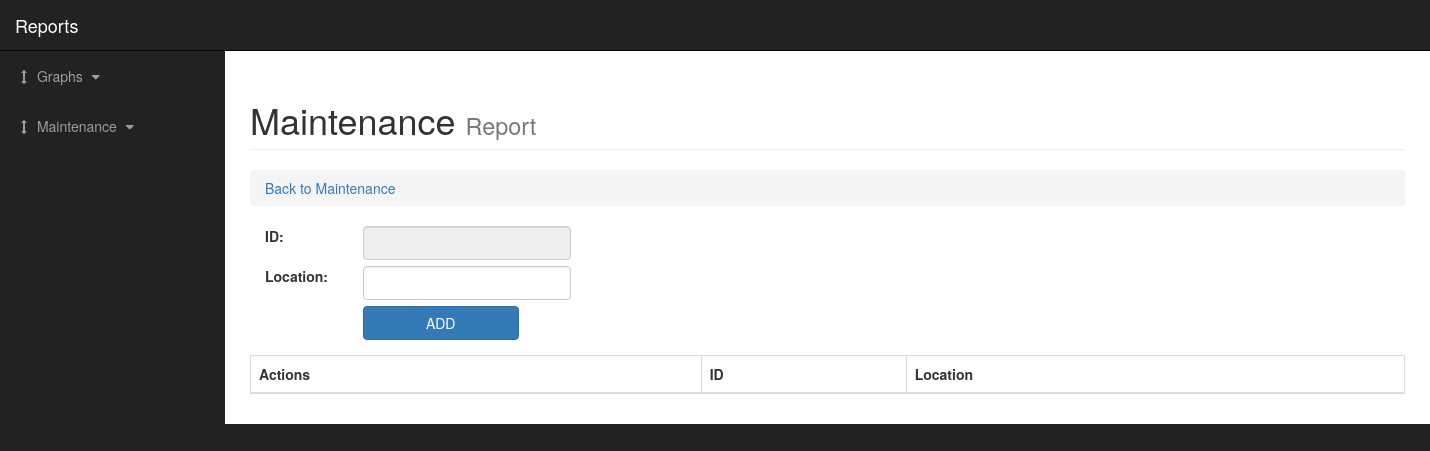
Page /user/maintenance/location.php on the earlier database version.
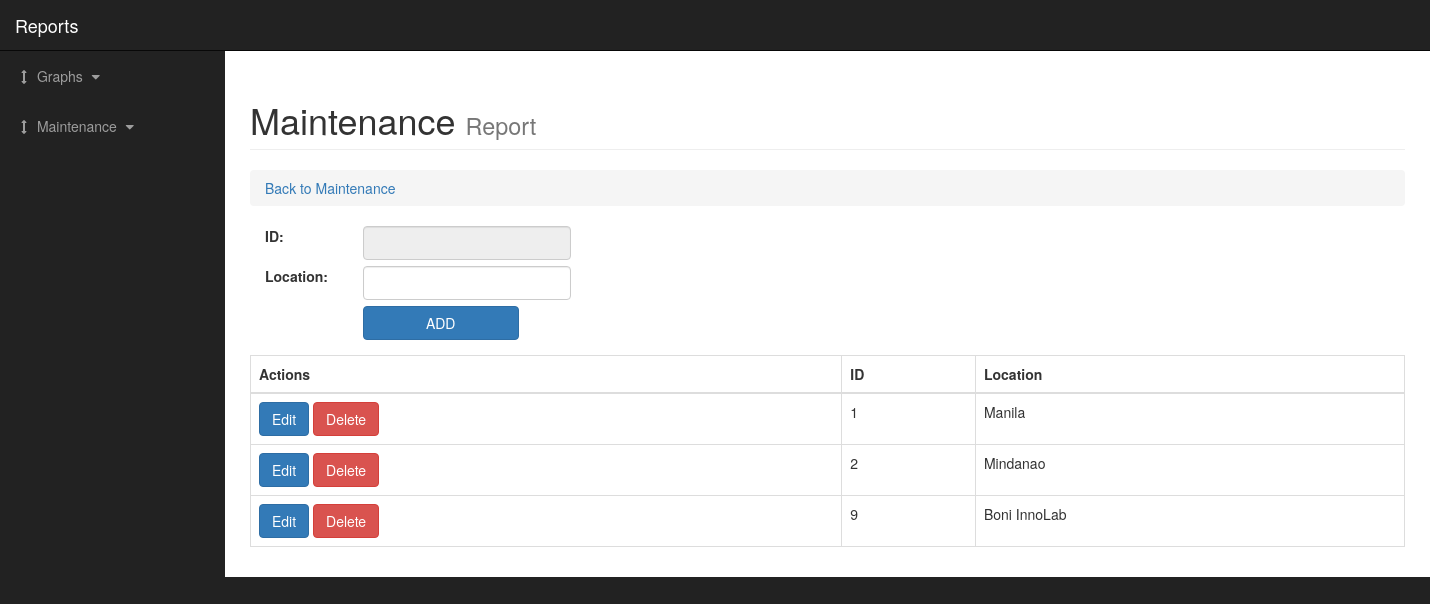
Same page on the later database version.
### tables this page shows
CREATE TABLE `tbllocation` (
  `LocationID` int(20) NOT NULL,
  `LocationName` varchar(50) NOT NULL,
  `LocationCTR` int(20) NOT NULL,
  `LocationIsActive` tinyint(1) NOT NULL
);

### user/maintenance/location.php (the view, shortened to what this page needs)
<?php
require_once('../../database/config.php');
?>
<!DOCTYPE html>
<html lang="en">
<head>
  <link href="../../css/bootstrap.min.css" rel="stylesheet">
  <link href="../../css/sb-admin.css" rel="stylesheet">
  <link href="../../font-awesome/css/font-awesome.min.css" rel="stylesheet" type="text/css">
</head>
<body>
  <div id="wrapper">
    <nav class="navbar navbar-inverse navbar-fixed-top" role="navigation">
      <div class="navbar-header">
        <a class="navbar-brand" href="../index.php">Reports</a>
      </div>
      <div class="collapse navbar-collapse navbar-ex1-collapse">
        <ul class="nav navbar-nav side-nav">
          <li>
            <a href="javascript:;" data-toggle="collapse" data-target="#demo"><i class="fa fa-fw fa-arrows-v"></i> Graphs <i class="fa fa-fw fa-caret-down"></i></a>
          </li>
          <li>
            <a href="javascript:;" data-toggle="collapse" data-target="#main"><i class="fa fa-fw fa-arrows-v"></i> Maintenance <i class="fa fa-fw fa-caret-down"></i></a>
          </li>
        </ul>
      </div>
    </nav>
    <div id="page-wrapper">
      <div class="container-fluid">
        <div class="row">
          <div class="col-lg-12">
            <h1 class="page-header">
              Maintenance
              <small>Report</small>
            </h1>
            <ol class="breadcrumb">
              <li class="active">
                <a href="../index.php"> Back to Maintenance </a>
              </li>
            </ol>
          </div>
        </div>
        <form method="post">
          <div class="container form-group" >
            <div class="row">
              <div class="col-xs-1">
                <label>ID: &nbsp;</label>
              </div>
              <div class="col-xs-11">
                <input name="txtIdLoc" class="form-control disabled" type="text" style="width:20%"disabled>
              </div>
              <br><br>
              <div class="col-xs-1">
                <label>Location: &nbsp;</label>
              </div>
              <div class="col-xs-11">
                <input name="txtNameLoc" class="form-control disabled" type="text" style="width:20%">
              </div><br><br>
              <div class="col-xs-11 offset col-xs-.5">
                <input class="btn btn-primary" style="width:15%!important;" type="submit" name="btnSubmit" id="btnSubmit" value="ADD">
              </div>
            </div>
          </div>
          <div class="table-responsive">
            <table class="table table-bordered table-hover">
              <thead>
                <tr>
                  <th>Actions</th>
                  <th>ID</th>
                  <th>Location</th>
                </tr>
              </thead>
              <tbody>
                <?php
                $sql = "SELECT * FROM ict_database.tbllocation WHERE LocationIsActive = 1";
                $query = mysqli_query($conn,$sql);
                while($row=mysqli_fetch_array($query)){
                  ?>
                  <tr>
                    <td><a href="location_update.php?id=	<?php echo $row['LocationID']?>" class="btn btn-primary"> Edit</a>
                      <a  href="location_delete.php?del= <?php echo $row['LocationID']?>" onclick="return confirm('Delete Data?')" class="btn btn-danger" >Delete</a>
                    </td>
                    <td><?php echo $row['LocationID']?></td>
                    <td><?php echo $row['LocationName']?></td>
                  </tr>
                  <?php
                }
                ?>
              </tbody>
            </table>
          </div>
        </div>
      </div>
    </div>
</body>
</html>

### css/sb-admin.css (style rules this page uses)
body { margin-top: 100px; background-color: #222; }
@media (min-width:768px) { body { margin-top: 50px; } }
#wrapper { padding-left: 0; }
#page-wrapper { width: 100%; padding: 0; background-color: #fff; }
@media (min-width:768px) { #wrapper { padding-left: 225px; } }
@media (min-width:768px) { #page-wrapper { padding: 10px; } }
@media (min-width:768px) { .side-nav { position: fixed; top: 51px; left: 225px; width: 225px; margin-left: -225px; border: none; border-radius: 0; overflow-y: auto; background-color: #222; bottom: 0; overflow-x: hidden; padding-bottom: 40px; } }
@media (min-width:768px) { .side-nav>li>a { width: 225px; } }

### user/maintenance/location.php (style rules this page uses)
body { overflow-x:hidden; }

Differences in the rows shown:
added tbllocation: LocationID "1", LocationName "Manila"
added tbllocation: LocationID "2", LocationName "Mindanao"
added tbllocation: LocationID "9", LocationName "Boni InnoLab"
